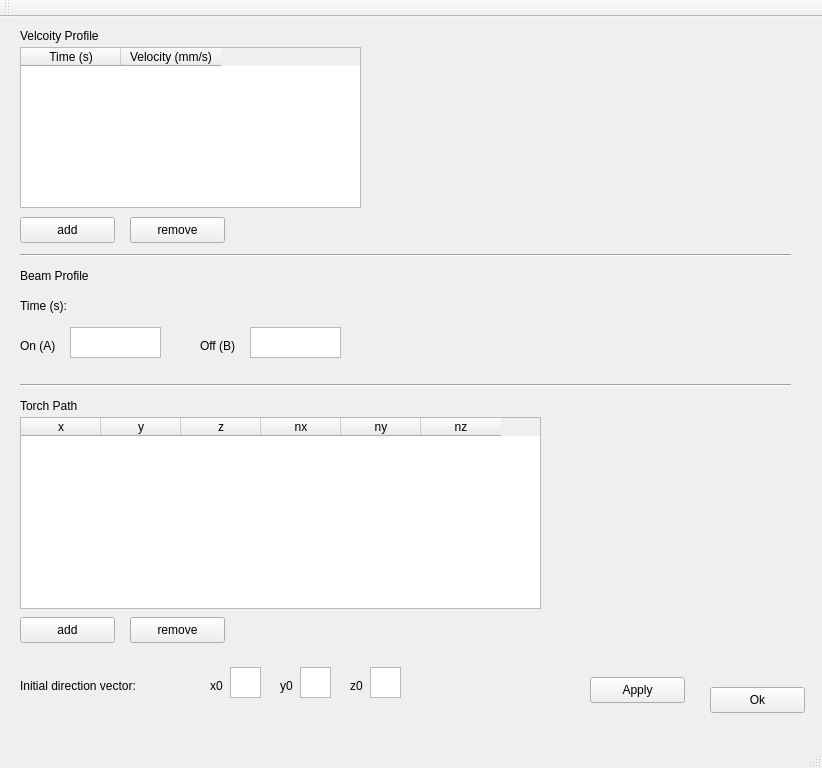
<?xml version="1.0" encoding="UTF-8"?>
<ui version="4.0">
 <class>MainWindow</class>
 <widget class="QMainWindow" name="MainWindow">
  <property name="geometry">
   <rect>
    <x>0</x>
    <y>0</y>
    <width>822</width>
    <height>768</height>
   </rect>
  </property>
  <property name="windowTitle">
   <string>MainWindow</string>
  </property>
  <widget class="QWidget" name="centralWidget">
   <widget class="QLabel" name="v_t_header">
    <property name="geometry">
     <rect>
      <x>20</x>
      <y>10</y>
      <width>121</width>
      <height>18</height>
     </rect>
    </property>
    <property name="text">
     <string>Velcoity Profile</string>
    </property>
   </widget>
   <widget class="QTextEdit" name="beam_on">
    <property name="geometry">
     <rect>
      <x>70</x>
      <y>310</y>
      <width>91</width>
      <height>31</height>
     </rect>
    </property>
   </widget>
   <widget class="QLabel" name="beam_on_label">
    <property name="geometry">
     <rect>
      <x>20</x>
      <y>320</y>
      <width>51</width>
      <height>18</height>
     </rect>
    </property>
    <property name="text">
     <string>On (A)</string>
    </property>
   </widget>
   <widget class="QLabel" name="beam_t">
    <property name="geometry">
     <rect>
      <x>20</x>
      <y>280</y>
      <width>71</width>
      <height>18</height>
     </rect>
    </property>
    <property name="text">
     <string>Time (s):</string>
    </property>
   </widget>
   <widget class="QLabel" name="beam_header">
    <property name="geometry">
     <rect>
      <x>20</x>
      <y>250</y>
      <width>121</width>
      <height>18</height>
     </rect>
    </property>
    <property name="text">
     <string>Beam Profile</string>
    </property>
   </widget>
   <widget class="QTextEdit" name="beam_off">
    <property name="geometry">
     <rect>
      <x>250</x>
      <y>310</y>
      <width>91</width>
      <height>31</height>
     </rect>
    </property>
   </widget>
   <widget class="QLabel" name="beam_off_label">
    <property name="geometry">
     <rect>
      <x>200</x>
      <y>320</y>
      <width>51</width>
      <height>18</height>
     </rect>
    </property>
    <property name="text">
     <string>Off (B)</string>
    </property>
   </widget>
   <widget class="QLabel" name="v_t_plot">
    <property name="geometry">
     <rect>
      <x>560</x>
      <y>130</y>
      <width>231</width>
      <height>101</height>
     </rect>
    </property>
    <property name="text">
     <string/>
    </property>
    <property name="pixmap">
     <pixmap>Velocity_profile.png</pixmap>
    </property>
    <property name="scaledContents">
     <bool>true</bool>
    </property>
   </widget>
   <widget class="QLabel" name="beam_plot">
    <property name="geometry">
     <rect>
      <x>560</x>
      <y>250</y>
      <width>231</width>
      <height>101</height>
     </rect>
    </property>
    <property name="text">
     <string/>
    </property>
    <property name="pixmap">
     <pixmap>Beam_profile.png</pixmap>
    </property>
    <property name="scaledContents">
     <bool>true</bool>
    </property>
   </widget>
   <widget class="QLabel" name="path_header">
    <property name="geometry">
     <rect>
      <x>20</x>
      <y>380</y>
      <width>91</width>
      <height>18</height>
     </rect>
    </property>
    <property name="text">
     <string>Torch Path</string>
    </property>
   </widget>
   <widget class="QTableWidget" name="path_table">
    <property name="geometry">
     <rect>
      <x>20</x>
      <y>400</y>
      <width>521</width>
      <height>192</height>
     </rect>
    </property>
    <attribute name="horizontalHeaderDefaultSectionSize">
     <number>80</number>
    </attribute>
    <column>
     <property name="text">
      <string>x</string>
     </property>
    </column>
    <column>
     <property name="text">
      <string>y</string>
     </property>
    </column>
    <column>
     <property name="text">
      <string>z</string>
     </property>
    </column>
    <column>
     <property name="text">
      <string>nx</string>
     </property>
    </column>
    <column>
     <property name="text">
      <string>ny</string>
     </property>
    </column>
    <column>
     <property name="text">
      <string>nz</string>
     </property>
    </column>
   </widget>
   <widget class="QPushButton" name="path_addRow_button">
    <property name="geometry">
     <rect>
      <x>20</x>
      <y>600</y>
      <width>95</width>
      <height>26</height>
     </rect>
    </property>
    <property name="text">
     <string>add</string>
    </property>
   </widget>
   <widget class="QPushButton" name="path_removeRow_button">
    <property name="geometry">
     <rect>
      <x>130</x>
      <y>600</y>
      <width>95</width>
      <height>26</height>
     </rect>
    </property>
    <property name="text">
     <string>remove</string>
    </property>
   </widget>
   <widget class="QPushButton" name="button_ok">
    <property name="geometry">
     <rect>
      <x>710</x>
      <y>670</y>
      <width>95</width>
      <height>26</height>
     </rect>
    </property>
    <property name="text">
     <string>Ok</string>
    </property>
   </widget>
   <widget class="QTextEdit" name="dirx0">
    <property name="geometry">
     <rect>
      <x>230</x>
      <y>650</y>
      <width>31</width>
      <height>31</height>
     </rect>
    </property>
   </widget>
   <widget class="QTextEdit" name="diry0">
    <property name="geometry">
     <rect>
      <x>300</x>
      <y>650</y>
      <width>31</width>
      <height>31</height>
     </rect>
    </property>
   </widget>
   <widget class="QTextEdit" name="dirz0">
    <property name="geometry">
     <rect>
      <x>370</x>
      <y>650</y>
      <width>31</width>
      <height>31</height>
     </rect>
    </property>
   </widget>
   <widget class="QLabel" name="dir0_label">
    <property name="geometry">
     <rect>
      <x>20</x>
      <y>660</y>
      <width>201</width>
      <height>18</height>
     </rect>
    </property>
    <property name="text">
     <string>Initial direction vector:</string>
    </property>
   </widget>
   <widget class="QLabel" name="dirx0_label">
    <property name="geometry">
     <rect>
      <x>210</x>
      <y>660</y>
      <width>21</width>
      <height>18</height>
     </rect>
    </property>
    <property name="text">
     <string>x0</string>
    </property>
   </widget>
   <widget class="QLabel" name="diry0_label">
    <property name="geometry">
     <rect>
      <x>280</x>
      <y>660</y>
      <width>21</width>
      <height>18</height>
     </rect>
    </property>
    <property name="text">
     <string>y0</string>
    </property>
   </widget>
   <widget class="QLabel" name="dirz0_label">
    <property name="geometry">
     <rect>
      <x>350</x>
      <y>660</y>
      <width>21</width>
      <height>18</height>
     </rect>
    </property>
    <property name="text">
     <string>z0</string>
    </property>
   </widget>
   <widget class="QTableWidget" name="v_t_table">
    <property name="geometry">
     <rect>
      <x>20</x>
      <y>30</y>
      <width>341</width>
      <height>161</height>
     </rect>
    </property>
    <attribute name="horizontalHeaderCascadingSectionResizes">
     <bool>true</bool>
    </attribute>
    <column>
     <property name="text">
      <string>Time (s)</string>
     </property>
    </column>
    <column>
     <property name="text">
      <string>Velocity (mm/s)</string>
     </property>
    </column>
   </widget>
   <widget class="QPushButton" name="v_t_removeRow_button">
    <property name="geometry">
     <rect>
      <x>130</x>
      <y>200</y>
      <width>95</width>
      <height>26</height>
     </rect>
    </property>
    <property name="text">
     <string>remove</string>
    </property>
   </widget>
   <widget class="QPushButton" name="v_t_addRow_button">
    <property name="geometry">
     <rect>
      <x>20</x>
      <y>200</y>
      <width>95</width>
      <height>26</height>
     </rect>
    </property>
    <property name="text">
     <string>add</string>
    </property>
   </widget>
   <widget class="Line" name="split1">
    <property name="geometry">
     <rect>
      <x>20</x>
      <y>230</y>
      <width>771</width>
      <height>16</height>
     </rect>
    </property>
    <property name="orientation">
     <enum>Qt::Horizontal</enum>
    </property>
   </widget>
   <widget class="Line" name="split2">
    <property name="geometry">
     <rect>
      <x>20</x>
      <y>360</y>
      <width>771</width>
      <height>16</height>
     </rect>
    </property>
    <property name="orientation">
     <enum>Qt::Horizontal</enum>
    </property>
   </widget>
   <widget class="QPushButton" name="button_apply">
    <property name="geometry">
     <rect>
      <x>590</x>
      <y>660</y>
      <width>95</width>
      <height>26</height>
     </rect>
    </property>
    <property name="text">
     <string>Apply</string>
    </property>
   </widget>
   <widget class="QLabel" name="path_plot">
    <property name="geometry">
     <rect>
      <x>560</x>
      <y>410</y>
      <width>241</width>
      <height>161</height>
     </rect>
    </property>
    <property name="text">
     <string/>
    </property>
    <property name="pixmap">
     <pixmap>path_description.png</pixmap>
    </property>
    <property name="scaledContents">
     <bool>true</bool>
    </property>
   </widget>
  </widget>
  <widget class="QMenuBar" name="menuBar">
   <property name="geometry">
    <rect>
     <x>0</x>
     <y>0</y>
     <width>822</width>
     <height>23</height>
    </rect>
   </property>
  </widget>
  <widget class="QToolBar" name="mainToolBar">
   <attribute name="toolBarArea">
    <enum>TopToolBarArea</enum>
   </attribute>
   <attribute name="toolBarBreak">
    <bool>false</bool>
   </attribute>
  </widget>
  <widget class="QStatusBar" name="statusBar"/>
 </widget>
 <layoutdefault spacing="6" margin="11"/>
 <resources/>
 <connections/>
</ui>
